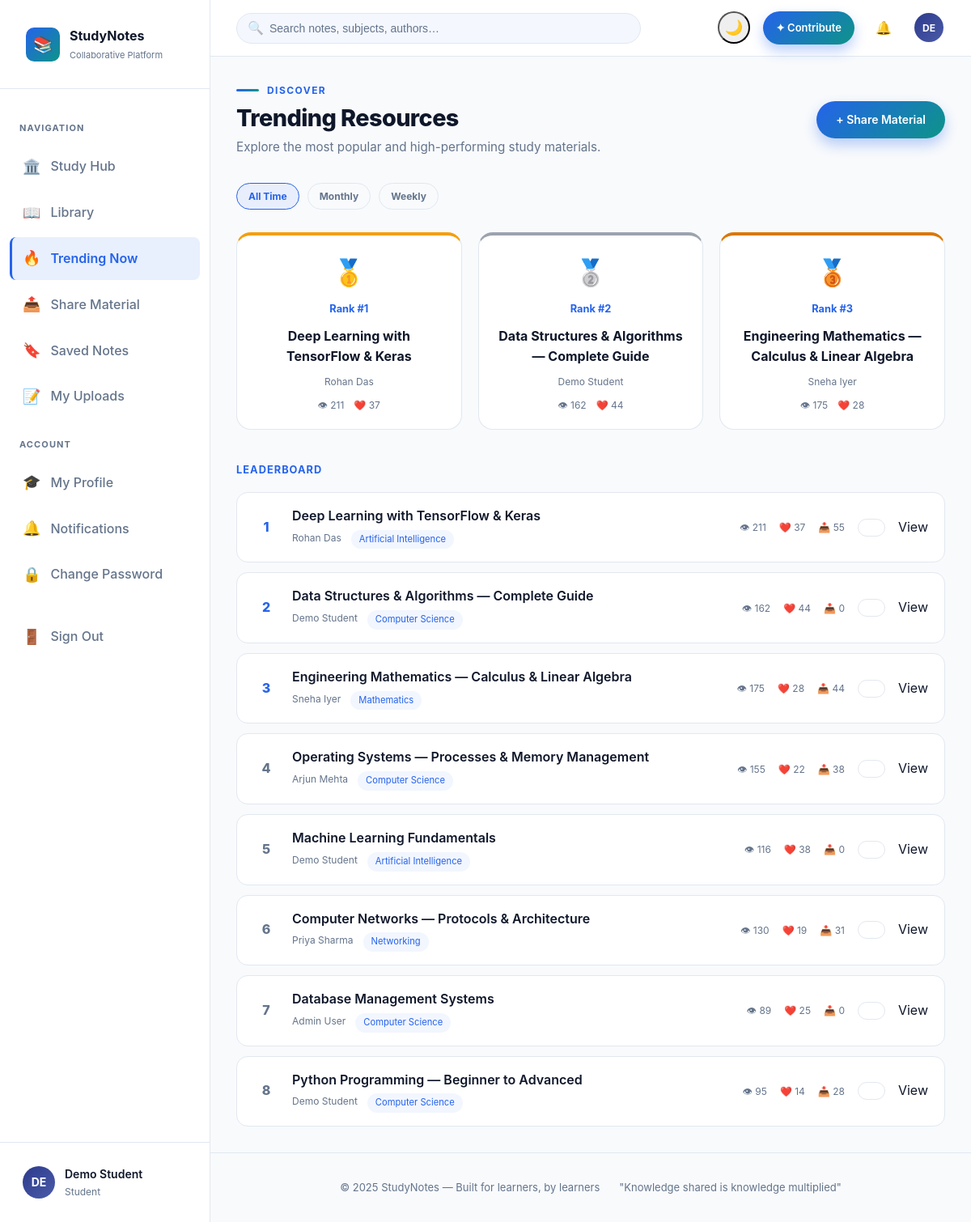
Before: /trending (signed in) with the older database file.
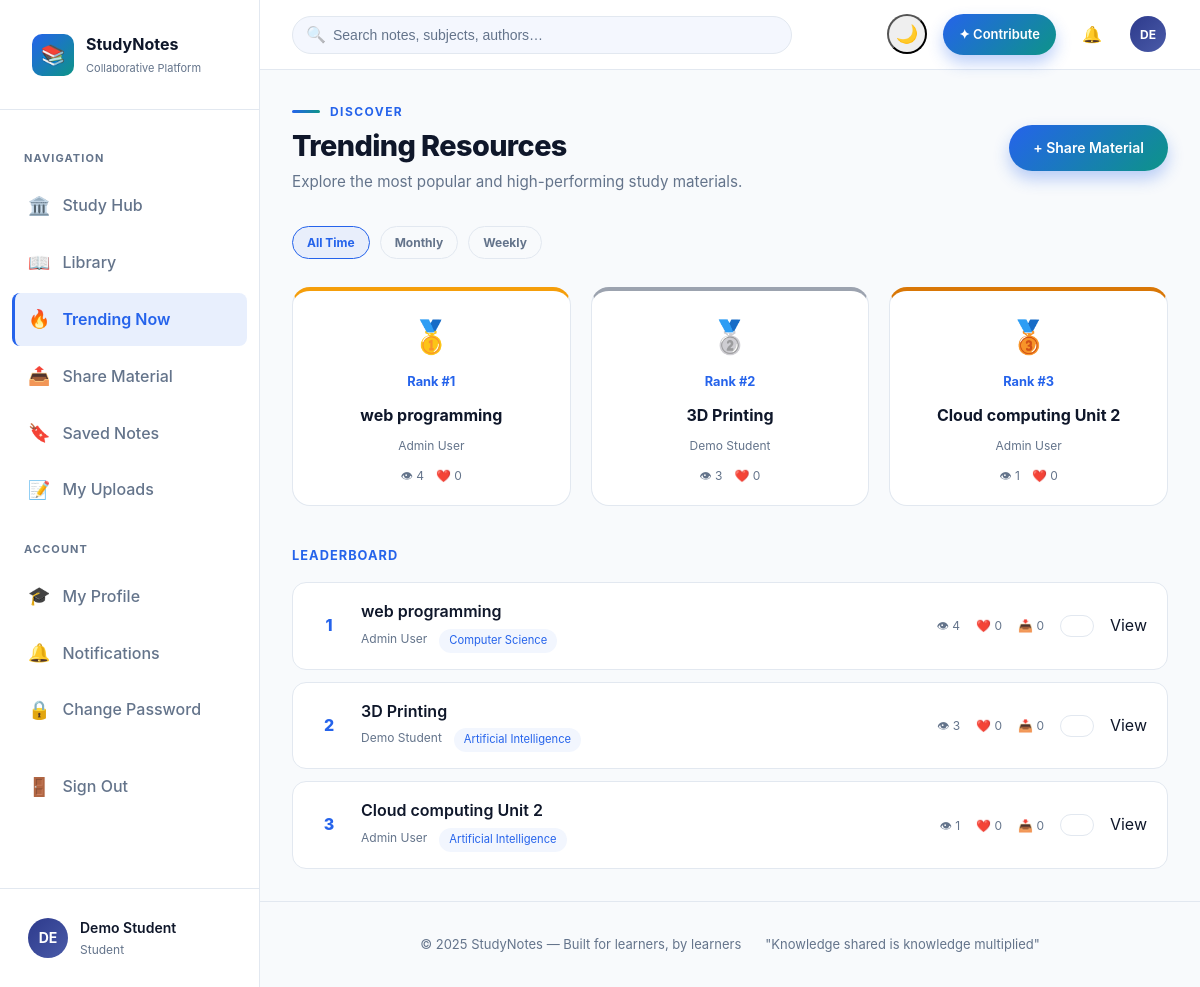
After: the same page with the newer database file.
### tables this page shows
CREATE TABLE notes (
    id          INTEGER PRIMARY KEY AUTOINCREMENT,
    user_id     INTEGER NOT NULL REFERENCES users(id) ON DELETE CASCADE,
    title       TEXT    NOT NULL,
    subject     TEXT    NOT NULL DEFAULT '',
    description TEXT    DEFAULT '',
    tags        TEXT    DEFAULT '',           -- comma-separated
    filename    TEXT    DEFAULT NULL,         -- saved file on disk
    file_type   TEXT    DEFAULT NULL,         -- pdf, doc, txt â€¦
    file_size   INTEGER DEFAULT 0,           -- bytes
    views       INTEGER DEFAULT 0,
    likes       INTEGER DEFAULT 0,
    downloads   INTEGER DEFAULT 0,
    is_deleted  INTEGER DEFAULT 0,
    created_at  TEXT    NOT NULL DEFAULT (strftime('%Y-%m-%dT%H:%M:%S','now'))
);

CREATE TABLE users (
    id            INTEGER PRIMARY KEY AUTOINCREMENT,
    name          TEXT    NOT NULL,
    email         TEXT    NOT NULL UNIQUE,
    password_hash TEXT    NOT NULL,
    role          TEXT    NOT NULL DEFAULT 'student',  -- 'student' | 'admin'
    bio           TEXT    DEFAULT '',
    avatar        TEXT    DEFAULT '',          -- initials used in UI
    is_blocked    INTEGER DEFAULT 0,
    last_login    TEXT    DEFAULT NULL,
    created_at    TEXT    NOT NULL DEFAULT (strftime('%Y-%m-%dT%H:%M:%S','now'))
);

### app.py (the view)
@app.route('/trending')
def trending():
    period = request.args.get('period', 'all')
    limit_date = datetime.utcnow()
    if period == 'week':
        limit_date -= timedelta(days=7)
    elif period == 'month':
        limit_date -= timedelta(days=30)
    else:
        limit_date = datetime(2000, 1, 1)
    sql = ("SELECT n.*, u.name as author_name, "
           "(SELECT COALESCE(AVG(stars),0) FROM ratings WHERE note_id=n.id) as avg_rating "
           "FROM notes n JOIN users u ON n.user_id=u.id "
           "WHERE n.is_deleted=0 AND n.created_at >= ? "
           "ORDER BY (n.views + n.likes*2) DESC LIMIT 15")
    note_list = query(sql, (limit_date.isoformat(),))
    return render_template('trending.html', notes=note_list, period=period)

### app.py (called while the page is built)
def get_db():
    if 'db' not in g:
        g.db = sqlite3.connect(DATABASE)
        g.db.row_factory = sqlite3.Row   # dict-style rows
        g.db.execute("PRAGMA foreign_keys = ON")
        g.db.execute("PRAGMA journal_mode = WAL")
    return g.db

def query(sql, args=(), one=False):
    cur = get_db().execute(sql, args)
    rows = cur.fetchall()
    return (rows[0] if rows else None) if one else rows

@app.context_processor
def inject_globals():
    user = None
    if 'user_id' in session:
        user = query("SELECT * FROM users WHERE id = ?", (session['user_id'],), one=True)
    notif_count = 0
    if user:
        notif_count = query(
            "SELECT COUNT(*) as c FROM notifications WHERE user_id=? AND read=0",
            (user['id'],), one=True
        )['c']
    return dict(current_user=user, notif_count=notif_count)

### templates/trending.html (shortened to what the changed rows need)
{% extends "base.html" %}
{% block content %}
<div
  style="display: flex; align-items: center; justify-content: space-between; flex-wrap: wrap; gap: 20px; margin-bottom: 32px;">
  <div>
    <h1 style="color: var(--clr-text); font-weight: 800; font-size: 1.8rem; margin-bottom: 6px;">
      Trending Resources
    </h1>
  </div>
</div>
<div style="display: flex; gap: 10px; margin-bottom: 28px; flex-wrap: wrap;">
  {% for p_id, p_lbl in [('all','All Time'), ('month','Monthly'), ('week','Weekly')] %}
  <a href="{{ url_for('trending', period=p_id) }}" style="padding: 6px 14px; border-radius: 20px;
            font-size: 0.75rem; font-weight: 700; text-decoration: none;
            background: {{ 'rgba(37,99,235,0.08)' if period==p_id else 'var(--clr-bg)' }};
            color: {{ 'var(--clr-primary)' if period==p_id else 'var(--clr-text-soft)' }};
            border: 1px solid {{ 'var(--clr-primary)' if period==p_id else 'var(--clr-border)' }};">
    {{ p_lbl }}
  </a>
  {% endfor %}
</div>
{% if notes %}
{% if notes|length >= 3 %}
<div style="display: grid; grid-template-columns: repeat(auto-fit, minmax(220px,1fr)); gap: 20px; margin-bottom: 40px;">
  {% for rank, note in [(1, notes[0]), (2, notes[1]), (3, notes[2])] %}
  {% set ext = note.file_type or 'txt' %}
  <div class="card"
    style="padding: 20px; border-radius: 18px; text-align: center;
                          border-top: 4px solid {{ '#f59e0b' if rank==1 else ('#9ca3af' if rank==2 else '#d97706') }};">
    <div style="font-size: 2rem; margin-bottom: 10px;">
      {{ '🥇' if rank==1 else ('🥈' if rank==2 else '🥉') }}
    </div>
    <div style="font-size: 0.8rem; font-weight: 700; color: var(--clr-primary); margin-bottom: 10px;">
      Rank #{{ rank }}
    </div>
    <div style="font-weight: 700; color: var(--clr-text); font-size: 1rem; margin-bottom: 8px;
                display: -webkit-box; -webkit-line-clamp: 2; -webkit-box-orient: vertical; overflow: hidden;">
      {{ note.title }}
    </div>
    <div style="font-size: 0.75rem; color: var(--clr-text-soft); margin-bottom: 10px;">
      {{ note.author_name }}
    </div>
    <div style="display: flex; justify-content: center; gap: 12px; font-size: 0.75rem; color: var(--clr-text-soft);">
      <span>👁 {{ note.views }}</span>
      <span>❤️ {{ note.likes }}</span>
    </div>
  </div>
  {% endfor %}
</div>
{% endif %}
<div style="display: flex; flex-direction: column; gap: 12px;">
  {% for note in notes %}
  <div style="display: flex; align-items: center; gap: 16px;
              padding: 16px 20px;
              border: 1px solid var(--clr-border);
              border-radius: 14px;
              background: var(--clr-fg);
              transition: all 0.2s ease;"
    onmouseover="this.style.borderColor='var(--clr-primary)'; this.style.background='rgba(37,99,235,0.04)'"
    onmouseout="this.style.borderColor='var(--clr-border)'; this.style.background='var(--clr-fg)'">
    <div style="width: 32px; text-align: center; font-weight: 800;
                color: {{ 'var(--clr-primary)' if loop.index <=3 else 'var(--clr-text-soft)' }};">
      {{ loop.index }}
    </div>
    <div style="flex: 1;">
      <a href="{{ url_for('note_detail', note_id=note.id) }}"
        style="font-weight: 600; color: var(--clr-text); text-decoration: none;">
        {{ note.title }}
      </a>
      <div style="display: flex; gap: 12px; margin-top: 4px; flex-wrap: wrap;">
        <span style="font-size: 0.75rem; color: var(--clr-text-soft);">
          {{ note.author_name }}
        </span>
        {% if note.subject %}
        <span style="font-size: 0.7rem; color: var(--clr-primary);
                     background: rgba(37,99,235,0.06);
                     padding: 3px 10px; border-radius: 20px;">
          {{ note.subject }}
        </span>
        {% endif %}
      </div>
    </div>
    <div style="display: flex; gap: 16px; font-size: 0.75rem; color: var(--clr-text-soft);">
      <span>👁 {{ note.views }}</span>
      <span>❤️ {{ note.likes }}</span>
      <span>📥 {{ note.downloads }}</span>
    </div>
    <a href="{{ url_for('note_detail', note_id=note.id) }}" class="btn btn-s btn-sm"></a>
    View
  </div>
  {% endfor %}
</div>
{% endif %}
{% endblock %}

Changed rows visible on the page:
removed notes: value "🥇", rank "1", title "Deep Learning with TensorFlow & Keras", author_name "Rohan Das", views "211", likes "37", subject "Artificial Intelligence", downloads "55"
removed notes: value "🥈", user "2", title "Data Structures & Algorithms — Complete Guide", author_name "Demo Student", views "162", likes "44", subject "Computer Science", downloads "0"
removed notes: value "🥉", rank "3", title "Engineering Mathematics — Calculus & Linear Algebra", author_name "Sneha Iyer", views "175", likes "28", subject "Mathematics", downloads "44"
removed notes: title "Operating Systems — Processes & Memory Management", author_name "Arjun Mehta", subject "Computer Science", views "155", likes "22", downloads "38"
removed notes: title "Machine Learning Fundamentals", author_name "Demo Student", subject "Artificial Intelligence", views "116", likes "38", downloads "0"
removed notes: title "Computer Networks — Protocols & Architecture", author_name "Priya Sharma", subject "Networking", views "130", likes "19", downloads "31"
removed notes: title "Database Management Systems", author_name "Admin User", subject "Computer Science", views "89", likes "25", downloads "0"
removed notes: title "Python Programming — Beginner to Advanced", author_name "Demo Student", subject "Computer Science", views "95", likes "14", downloads "28"
added notes: value "🥇", rank "1", title "web programming", author_name "Admin User", views "4", likes "0", subject "Computer Science", downloads "0"
added notes: value "🥈", user "2", title "3D Printing", author_name "Demo Student", views "3", likes "0", subject "Artificial Intelligence", downloads "0"
now on this page (row edited): notes: value "🥉", rank "3", title "Cloud computing Unit 2", author_name "Admin User", views "1", likes "0", subject "Artificial Intelligence", downloads "0"
